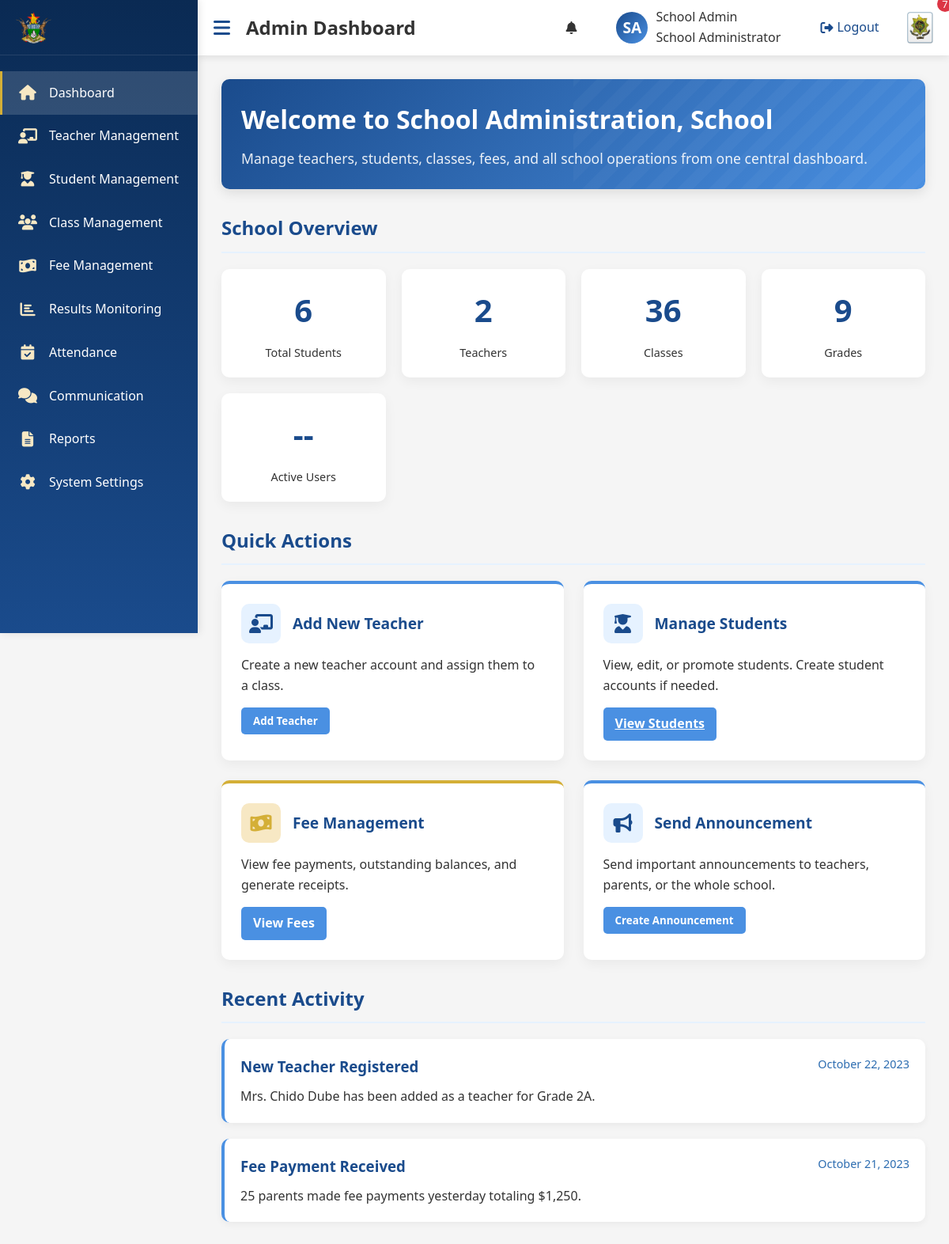
The page /admin-dashboard/ (signed in) on the database its author committed.
### accounts/models.py (models this page shows)
class User(AbstractUser):
    ROLE_CHOICES = [
        ('admin', 'Admin'),
        ('teacher', 'Teacher'),
        ('student', 'Student'),
    ]
    email = models.EmailField(unique=True)
    role = models.CharField(max_length=10, choices=ROLE_CHOICES, default='student')
    USERNAME_FIELD = 'email'
    REQUIRED_FIELDS = ['username']  # or remove username
    class Meta:
        swappable = 'AUTH_USER_MODEL'

### accounts/views.py (the view)
# urls.py: path('admin-dashboard/', views.admin_dashboard, name='admin_dashboard'),
def admin_dashboard(request):
    if not request.user.is_authenticated or request.user.role != 'admin':
        return redirect('login')
    total_students = Student.objects.count()
    total_teachers = User.objects.filter(role='teacher').count()
    total_classes = ClassRoom.objects.count()
    total_grades = Grade.objects.count()
    recent_students = Student.objects.select_related('user', 'grade', 'class_room').order_by('-user__date_joined')[:5]
    teachers = User.objects.filter(role='teacher').order_by('first_name')
    grades = Grade.objects.all()
    classes = ClassRoom.objects.all()
    context = {
        'admin': request.user,
        'total_students': total_students,
        'total_teachers': total_teachers,
        'total_classes': total_classes,
        'total_grades': total_grades,
        'recent_students': recent_students,
        'teachers': teachers,
        'grades': grades,
        'classes': classes,
    }
    return render(request, 'admin/dashboard.html', context)

### templates/admin/dashboard.html (shortened to what this page needs)
<!DOCTYPE html>
{% load static %}
<!DOCTYPE html>
<html lang="en">
<head>
    <link rel="stylesheet" href="https://cdnjs.cloudflare.com/ajax/libs/font-awesome/6.4.0/css/all.min.css">
</head>
<body>
    <div class="dashboard-container">
        <div class="sidebar" id="sidebar">
            <div class="sidebar-header">
                <img src="{% static 'images/cort.png' %}" alt="School Logo" class="school-logo">
            </div>
            <ul class="sidebar-menu">
                <li class="menu-item active" data-section="dashboard">
                    <div class="menu-icon">
                        <i class="fas fa-home"></i>
                    </div>
                    <span class="menu-text">Dashboard</span>
                </li>
                <li class="menu-item" data-section="teachers">
                    <div class="menu-icon">
                        <i class="fas fa-chalkboard-teacher"></i>
                    </div>
                    <span class="menu-text">Teacher Management</span>
                </li>
                <li class="menu-item" data-section="students">
                    <div class="menu-icon">
                        <i class="fas fa-user-graduate"></i>
                    </div>
                    <span class="menu-text">Student Management</span>
                </li>
                <li class="menu-item" data-section="classes">
                    <div class="menu-icon">
                        <i class="fas fa-users"></i>
                    </div>
                    <span class="menu-text">Class Management</span>
                </li>
                <li class="menu-item">
                    <a href="{% url 'fees:fee_management_dashboard' %}" style="display: flex; align-items: center; text-decoration: none; color: inherit; width: 100%;">
                        <div class="menu-icon">
                            <i class="fas fa-money-bill-wave"></i>
                        </div>
                        <span class="menu-text">Fee Management</span>
                    </a>
                </li>
                <li class="menu-item" data-section="results">
                    <div class="menu-icon">
                        <i class="fas fa-chart-bar"></i>
                    </div>
                    <span class="menu-text">Results Monitoring</span>
                </li>
                <li class="menu-item" data-section="attendance">
                    <div class="menu-icon">
                        <i class="fas fa-calendar-check"></i>
                    </div>
                    <span class="menu-text">Attendance</span>
                </li>
                <li class="menu-item" data-section="communication">
                    <div class="menu-icon">
                        <i class="fas fa-comments"></i>
                    </div>
                    <span class="menu-text">Communication</span>
                </li>
                <li class="menu-item" data-section="reports">
                    <div class="menu-icon">
                        <i class="fas fa-file-alt"></i>
                    </div>
                    <span class="menu-text">Reports</span>
                </li>
                <li class="menu-item" data-section="settings">
                    <div class="menu-icon">
                        <i class="fas fa-cog"></i>
                    </div>
                    <span class="menu-text">System Settings</span>
                </li>
            </ul>
        </div>
        <div class="main-content">
            <div class="topbar">
                <div class="topbar-left">
                    <button class="menu-toggle" id="menuToggle">
                        <i class="fas fa-bars"></i>
                    </button>
                    <h2 class="page-title">Admin Dashboard</h2>
                </div>
                <div class="topbar-right">
                    <div class="topbar-item notification-item">
                        <i class="fas fa-bell"></i>
                        <span class="notification-badge">7</span>
                    </div>
                    <div class="topbar-item user-profile">
                        <div class="user-avatar">{{ admin.first_name.0 }}{{ admin.last_name.0 }}</div>
                        <div class="user-details">
                            <div class="user-name">{{ admin.first_name }} {{ admin.last_name }}</div>
                            <div class="user-role">School Administrator</div>
                        </div>
                    </div>
                    <div class="topbar-item">
                        <a href="{% url 'logout' %}" style="color: var(--primary-blue); text-decoration: none; display: flex; align-items: center; gap: 5px;">
                            <i class="fas fa-sign-out-alt"></i>
                            <span>Logout</span>
                        </a>
                    </div>
                    <img src="{% static 'images/pol.jpg' %}" alt="ZRP Logo" class="zrp-logo">
                </div>
            </div>
            <div class="content-area">
                <div id="dashboard" class="dashboard-section active">
                    <div class="welcome-banner">
                        <h1>Welcome to School Administration, {{ admin.first_name }}</h1>
                        <p>Manage teachers, students, classes, fees, and all school operations from one central dashboard.</p>
                    </div>
                    <h2 class="section-title">School Overview</h2>
                    <div class="stats-grid">
                        <div class="stat-card">
                            <div class="stat-value">{{ total_students }}</div>
                            <div class="stat-label">Total Students</div>
                        </div>
                        <div class="stat-card">
                            <div class="stat-value">{{ total_teachers }}</div>
                            <div class="stat-label">Teachers</div>
                        </div>
                        <div class="stat-card">
                            <div class="stat-value">{{ total_classes }}</div>
                            <div class="stat-label">Classes</div>
                        </div>
                        <div class="stat-card">
                            <div class="stat-value">{{ total_grades }}</div>
                            <div class="stat-label">Grades</div>
                        </div>
                        <div class="stat-card">
                            <div class="stat-value">--</div>
                            <div class="stat-label">Active Users</div>
                        </div>
                    </div>
                    <h2 class="section-title">Quick Actions</h2>
                    <div class="cards-grid">
                        <div class="card">
                            <div class="card-header">
                                <div class="card-icon">
                                    <i class="fas fa-chalkboard-teacher"></i>
                                </div>
                                <h3 class="card-title">Add New Teacher</h3>
                            </div>
                            <div class="card-content">
                                <p>Create a new teacher account and assign them to a class.</p>
                                <div class="action-buttons">
                                    <button class="btn btn-primary">Add Teacher</button>
                                </div>
                            </div>
                        </div>
                        <div class="card">
                            <div class="card-header">
                                <div class="card-icon">
                                    <i class="fas fa-user-graduate"></i>
                                </div>
                                <h3 class="card-title">Manage Students</h3>
                            </div>
                            <div class="card-content">
                                <p>View, edit, or promote students. Create student accounts if needed.</p>
                                <div class="action-buttons">
                                    <a href="{% url 'admin_manage_students' %}" class="btn btn-primary">View Students</a>
                                </div>
                            </div>
                        </div>
                        <div class="card gold">
                            <div class="card-header">
                                <div class="card-icon">
                                    <i class="fas fa-money-bill-wave"></i>
                                </div>
                                <h3 class="card-title">Fee Management</h3>
                            </div>
                            <div class="card-content">
                                <p>View fee payments, outstanding balances, and generate receipts.</p>
                                <div class="action-buttons">
                                    <a href="{% url 'fees:fee_management_dashboard' %}" class="btn btn-primary" style="text-decoration: none; color: white;">View Fees</a>
                                </div>
                            </div>
                        </div>
                        <div class="card">
                            <div class="card-header">
                                <div class="card-icon">
                                    <i class="fas fa-bullhorn"></i>
                                </div>
                                <h3 class="card-title">Send Announcement</h3>
                            </div>
                            <div class="card-content">
                                <p>Send important announcements to teachers, parents, or the whole school.</p>
                                <div class="action-buttons">
                                    <button class="btn btn-primary">Create Announcement</button>
                                </div>
                            </div>
                        </div>
                    </div>
                    <h2 class="section-title">Recent Activity</h2>
                    <div class="announcement">
                        <div class="announcement-header">
                            <h3 class="announcement-title">New Teacher Registered</h3>
                            <span class="announcement-date">October 22, 2023</span>
                        </div>
                        <p>Mrs. Chido Dube has been added as a teacher for Grade 2A.</p>
                    </div>
                    <div class="announcement">
                        <div class="announcement-header">
                            <h3 class="announcement-title">Fee Payment Received</h3>
                            <span class="announcement-date">October 21, 2023</span>
                        </div>
                        <p>25 parents made fee payments yesterday totaling $1,250.</p>
                    </div>
                </div>
            </div>
        </div>
    </div>
</body>
</html>

### rows shown on the page
User: first_name.0 "S", last_name.0 "A", first_name "School", last_name "Admin"

### other values the page prints
{{ total_students }} "6"
{{ total_teachers }} "2"
{{ total_classes }} "36"
{{ total_grades }} "9"
